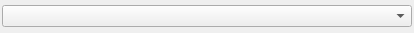
<ui version="4.0" >
 <class>EditEnumerationWidget</class>
 <widget class="QWidget" name="EditEnumerationWidget" >
  <property name="geometry" >
   <rect>
    <x>0</x>
    <y>0</y>
    <width>414</width>
    <height>33</height>
   </rect>
  </property>
  <property name="windowTitle" >
   <string>Form</string>
  </property>
  <layout class="QVBoxLayout" >
   <property name="leftMargin" >
    <number>2</number>
   </property>
   <property name="topMargin" >
    <number>2</number>
   </property>
   <property name="rightMargin" >
    <number>2</number>
   </property>
   <property name="bottomMargin" >
    <number>2</number>
   </property>
   <item>
    <widget class="QComboBox" name="combobox_enumeration" />
   </item>
  </layout>
 </widget>
 <resources/>
 <connections/>
</ui>
